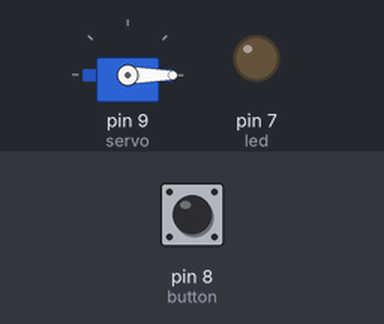
Simulated run of this sketch. Board: Arduino Uno, built with avr-gcc and run on an emulated ATmega328P. Shown: servo, output pins drawn as LEDs (lit = HIGH). The inputs (shaded band) are chosen by the test bench; at power-on: pin 8 (button) LOW.

Above: at 1.2 s.
1.3 s: pin 8 (button) pulled HIGH for 0.15 s
At 2.3 s:
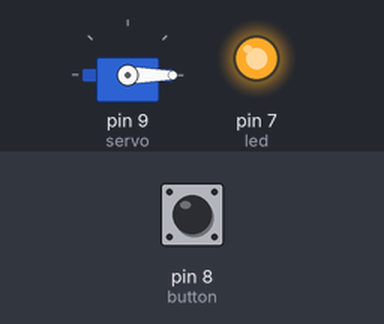
2.9 s: pin 8 (button) pulled HIGH for 3.2 s
At 4.0 s:
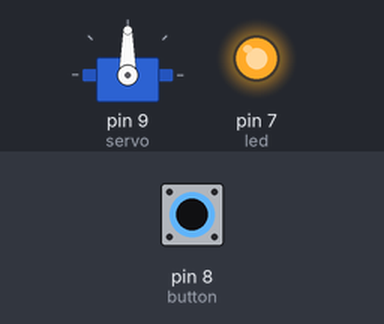
Timing chart, 0 to 7.6 s (numbered marks = the images above; inputs shaded):
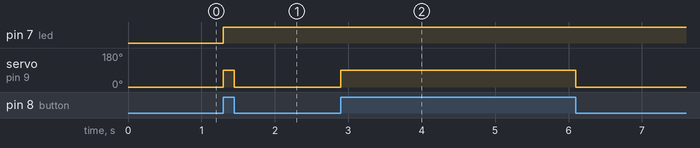

Measured:
- after the input at 1.3 s, pin 7 (led): LOW → HIGH at once; servo on pin 9 (servo): 0° → 90° at once, → 0° 0.15 s later
- after the input at 2.9 s, servo on pin 9 (servo): 0° → 90° at once, → 0° 3.2 s later

The sketch:

lesson_4.ino
```cpp
#include <Servo.h>
#define button 8//Присваиваем пину 3 имя button(pin подключение кнопки)
#define led 7
Servo servo;
void setup(){
  pinMode(button, INPUT);//Обозначили пин 3 как вход
  pinMode(led, OUTPUT);

 servo.attach(9);
}

void loop(){

  int buttonState = digitalRead(button);//Создаём переменную buttonState и присваиваем положение кнопки(HIGH или LOW)
  if(buttonState == HIGH){//Если кнопка нажата(5V(HIGH)),
   servo.write(90);
   servo.write(90);
   digitalWrite(led, HIGH);
  }
  else{
    servo.write(0);
  }
}
```
